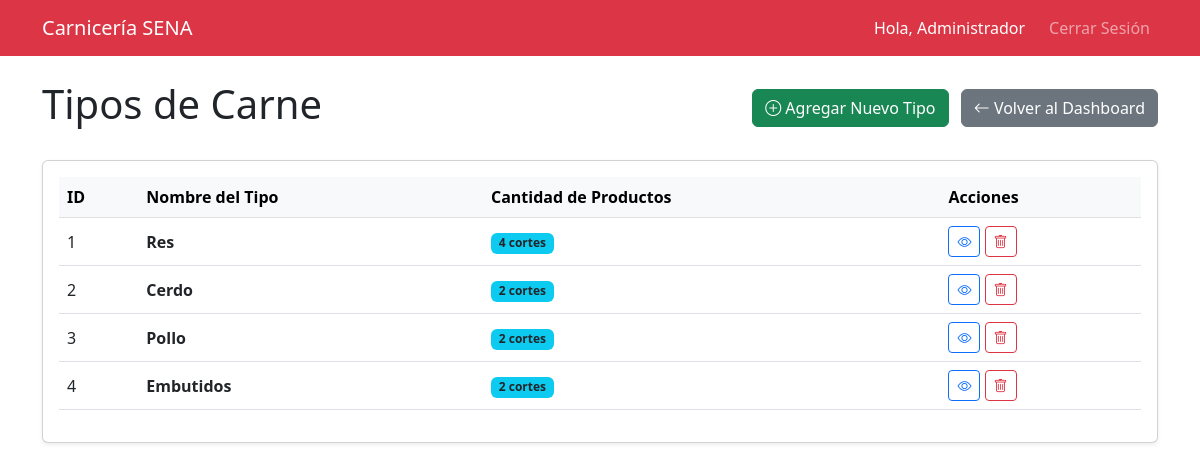
Screenshot of /tipos.php (signed in) with the database file from the repository.
### tables this page shows
CREATE TABLE `tipos_productos` (
  `id` int(11) NOT NULL,
  `nombre` varchar(50) NOT NULL
);

### tipos.php (the view, shortened to what this page needs)
<?php
require_once __DIR__ . '/includes/db.php';
try {
    $stmt = $pdo->query("
        SELECT t.*, COUNT(p.id) as cantidad
        FROM tipos_productos t
        LEFT JOIN productos p ON t.id = p.id_tipo
        GROUP BY t.id
        ORDER BY t.id ASC
    ");
    $tipos = $stmt->fetchAll();
} catch (PDOException $e) {
    $internal_error = "Error al cargar los tipos: " . $e->getMessage();
}
?>
<!DOCTYPE html>
<html lang="es">
<head>
    <link href="https://cdn.jsdelivr.net/npm/bootstrap@5.3.0/dist/css/bootstrap.min.css" rel="stylesheet">
    <link rel="stylesheet" href="https://cdn.jsdelivr.net/npm/bootstrap-icons@1.10.0/font/bootstrap-icons.css">
</head>
<body>
    <nav class="navbar navbar-expand-lg navbar-dark bg-danger">
        <div class="container">
            <a class="navbar-brand" href="dashboard.php">Carnicería SENA</a>
            <div class="collapse navbar-collapse" id="navbarNav">
                <ul class="navbar-nav ms-auto">
                    <li class="nav-item">
                        <span class="nav-link text-white">Hola, <?php echo htmlspecialchars($_SESSION['user_name']); ?></span>
                    </li>
                    <li class="nav-item">
                        <a class="nav-link btn btn-outline-light btn-sm ms-2" href="logout.php">Cerrar Sesión</a>
                    </li>
                </ul>
            </div>
        </div>
    </nav>
    <div class="container mt-4">
        <div class="d-flex justify-content-between align-items-center mb-4">
            <h1>Tipos de Carne</h1>
            <div>
                <button type="button" class="btn btn-success me-2" data-bs-toggle="modal" data-bs-target="#addTypeModal">
                    <i class="bi bi-plus-circle"></i> Agregar Nuevo Tipo
                </button>
                <a href="dashboard.php" class="btn btn-secondary">
                    <i class="bi bi-arrow-left"></i> Volver al Dashboard
                </a>
            </div>
        </div>
        <div class="card shadow-sm">
            <div class="card-body">
                <div class="table-responsive">
                    <table class="table table-hover align-middle">
                        <thead class="table-light">
                            <tr>
                                <th>ID</th>
                                <th>Nombre del Tipo</th>
                                <th>Cantidad de Productos</th>
                                <th>Acciones</th>
                            </tr>
                        </thead>
                        <tbody>
                            <?php if (!empty($tipos)): ?>
                                <?php foreach ($tipos as $tipo): ?>
                                    <tr>
                                        <td><?php echo $tipo['id']; ?></td>
                                        <td><strong><?php echo htmlspecialchars($tipo['nombre']); ?></strong></td>
                                        <td>
                                            <span class="badge bg-info text-dark">
                                                <?php echo $tipo['cantidad']; ?> cortes
                                            </span>
                                        </td>
                                        <td>
                                            <a href="dashboard.php?tipo_id=<?php echo $tipo['id']; ?>" class="btn btn-sm btn-outline-primary" title="Ver Productos">
                                                <i class="bi bi-eye"></i>
                                            </a>
                                            <a href="delete_type.php?id=<?php echo $tipo['id']; ?>" class="btn btn-sm btn-outline-danger" title="Eliminar" onclick="return confirm('¿Estás seguro de eliminar este tipo de carne?');">
                                                <i class="bi bi-trash"></i>
                                            </a>
                                        </td>
                                    </tr>
                                <?php endforeach; ?>
                            <?php else: ?>
                                <tr>
                                    <td colspan="4" class="text-center text-muted">No hay tipos registrados.</td>
                                </tr>
                            <?php endif; ?>
                        </tbody>
                    </table>
                </div>
            </div>
        </div>
    </div>
</body>
</html>

### rows the page displays
tipos_productos: id "1", nombre "Res", cantidad "4"
tipos_productos: id "2", nombre "Cerdo", cantidad "2"
tipos_productos: id "3", nombre "Pollo", cantidad "2"
tipos_productos: id "4", nombre "Embutidos", cantidad "2"

### other values shown
$_SESSION['user_name'] "Administrador"
